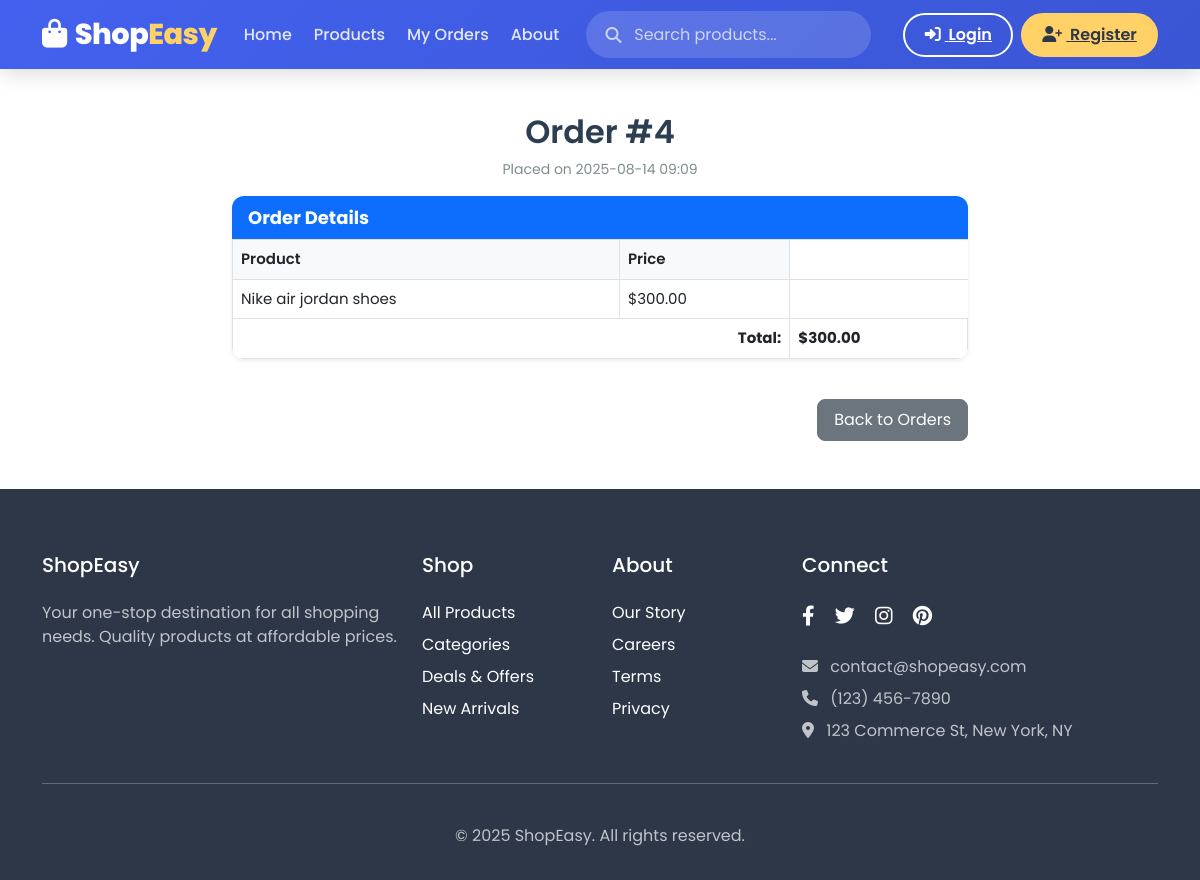
/orders/4/, run on the app's committed database.
### ecommerce/models.py (models this page shows, shortened)
class Order(models.Model):
    order_id = models.AutoField(primary_key=True)
    booking_reference = models.CharField(max_length=100, unique=True)
    amount = models.DecimalField(max_digits=10, decimal_places=2)
    status = models.CharField(max_length=50, choices=[
        ('pending', 'Pending'),
        ('confirmed', 'Confirmed'),
        ('cancelled', 'Cancelled'),
        ('completed', 'Completed')
    ], default='pending')
    payment_status = models.CharField(max_length=50, choices=[
        ('unpaid', 'Unpaid'),
        ('paid', 'Paid'),
        ('refunded', 'Refunded')
    ], default='unpaid')
    start_date = models.DateField()
    end_date = models.DateField()
    created_at = models.DateTimeField(auto_now_add=True)
    customer = models.ForeignKey(
        Customer,
        to_field='customer_id',
        on_delete=models.CASCADE,
        db_column='customer_id'
    )
    products = models.ManyToManyField(Product, related_name='orders')

class Product(models.Model):
    product_id = models.AutoField(primary_key=True)
    name = models.CharField(max_length=100)
    description = models.TextField()
    price = models.DecimalField(max_digits=10, decimal_places=2)
    image = models.ImageField(upload_to='products/', null=True, blank=True)
    stock = models.IntegerField(default=0)
    is_available = models.BooleanField(default=True)
    rating = models.FloatField(default=0)
    available_from = models.DateField(null=True, blank=True)
    available_to = models.DateField(null=True, blank=True)
    created_at = models.DateTimeField(auto_now_add=True)
    category = models.ForeignKey(
        Category,
        to_field='category_id',
        on_delete=models.CASCADE,
        db_column='category_id',
        related_name='products'
    )

### ecommerce/views.py (the view)
# urls.py: path('orders/<int:order_id>/', OrderDetailView.as_view(), name='order_detail'),
class OrderDetailView(DetailView):
    model = Order
    template_name = 'ecommerce/order.html'
    context_object_name = 'order'
    pk_url_kwarg = 'order_id'

### ecommerce/templates/ecommerce/order.html (shortened to what this page needs)
{% extends 'ecommerce/base.html' %} {% load math_filters %} {% block title %}Order #{{ order.order_id }}{% endblock %} {% block content %}
<div class="container py-5">
  <h2 class="mb-2 text-center">Order #{{ order.order_id }}</h2>
  <p class="text-center order-date">
    Placed on {{ order.created_at|date:"Y-m-d H:i" }}
  </p>
  <div class="row justify-content-center">
    <div class="col-lg-8">
      <div class="card shadow-sm mb-4">
        <div class="card-header bg-primary text-white">
          <strong>Order Details</strong>
        </div>
        <div class="card-body p-0">
          <table class="table table-bordered align-middle mb-0">
            <thead>
              <tr>
                <th>Product</th>
                <th>Price</th>
              </tr>
            </thead>
            <tbody>
              {% for item in order.items.all %}
              <tr>
                <td>{{ item.product.name }}</td>
                <td>${{ item.product.price|floatformat:2 }}</td>
                <td>{{ item.quantity }}</td>
                <td>
                  ${{ item.product.price|mul:item.quantity|floatformat:2 }}
                </td>
              </tr>
              {% empty %} {% for product in order.products.all %}
              <tr>
                <td>{{ product.name }}</td>
                <td>${{ product.price|floatformat:2 }}</td>
              </tr>
              {% endfor %} {% endfor %}
            </tbody>
            <tfoot>
              <tr>
                <td
                  colspan="{% if order.items.exists %}3{% else %}2{% endif %}"
                  class="text-end"
                >
                  <strong>Total:</strong>
                </td>
                <td>
                  <strong>${{ order.amount|floatformat:2 }}</strong>
                </td>
              </tr>
            </tfoot>
          </table>
        </div>
      </div>
      <div class="text-end">
        <a href="{% url 'orders' %}" class="btn btn-secondary btn-back mt-3">
           Back to Orders
        </a>
      </div>
    </div>
  </div>
</div>
{% endblock %}

### ecommerce/static/assets/Css/navbar.css (style rules this page uses)
* { font-family: "Poppins", sans-serif; margin: 0; padding: 0; box-sizing: border-box; }
:root { --primary: #4361ee; --primary-dark: #3a56d4; --secondary: #ff6b6b; --accent: #ffd166; --dark: #2d3748; --light: #f8f9fa; --gray: #718096; --light-gray: #e2e8f0; }
body { font-family: "Segoe UI", Tahoma, Geneva, Verdana, sans-serif; padding-top: 65px; }

### ecommerce/templates/ecommerce/order.html (style rules this page uses)
h2 { font-weight: 600; color: #2c3e50; }
.order-date { font-size: 14px; color: #7f8c8d; }
.card { border: none; border-radius: 12px; overflow: hidden; }
.card-header { font-size: 18px; font-weight: 500; border-bottom: none; }
.table { margin-bottom: 0; }
.table th { background: #f8f9fa; font-weight: 600; font-size: 15px; }
.table td { vertical-align: middle; font-size: 15px; }
tfoot tr td { background: #f8f9fa; font-size: 16px; }
.btn-back { border-radius: 8px; padding: 8px 16px; }

### data on the page
Order: order_id "4", created_at "2025-08-14 09:09", amount "300.00"
Product: name "Nike air jordan shoes", price "300.00"
